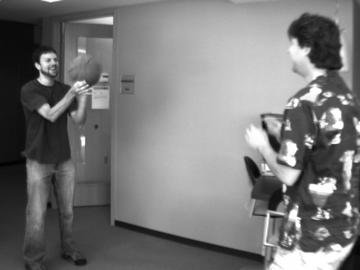
#> input picture basketball/basketball1_360x270.bmp, 360 x 270 px, found by its file name
$ python Optical_Flow_farneback.py
#> lines starting #> are read from the running program, lines starting #| are printed output that depends on the picture; after the words box and inside, x2 and y2 are one past the last pixel; in counts of white or black regions, pixels touching at a corner belong together
from typing import final
import cv2
import numpy as np
import matplotlib.pyplot as plt
import scipy
import os
x_pos = []
y_pos = []
subtracao1 = cv2.createBackgroundSubtractorMOG2() #背景分離
subtracao2 = cv2.createBackgroundSubtractorKNN(detectShadows=False)
filepath = "image/"
step = 9
def background_subtractor(filepath):
    for file in os.listdir(filepath):
        stillFrame = cv2.imread(os.path.join(filepath,file))
        grey = cv2.cvtColor(stillFrame,cv2.COLOR_BGR2GRAY)
        back = subtracao2.apply(grey)
        cv2.imshow("Cut Image", back)
        cv2.waitKey(0)
        #cv2.destroyAllWindows()

def TVL1(previous,current):
    optical_flow = cv2.optflow.DualTVL1OpticalFlow_create()
    flow = optical_flow.calc(previous, current, None)
    #cv2.DualTVL1OpticalFlow_create()
    disp_x = flow[..., 0]
    disp_y = flow[..., 1]
    return flow


def draw(img,disp_x,disp_y):
    #seperate into 40x30 region each region : 9x9
    #製作畫布
    mask = np.zeros((img.shape[0], img.shape[1], 3), np.uint8)
    #畫上箭頭
    x=0
    y=0
    for i in range(30): #270/9
        for j in range(40):  #360/9
            cv2.circle(mask,(9*j+5,9*i+5),1,(255,0,0),-1)
            new_x = round(9*j+5+disp_x[9*i+5,9*j+5])
            new_y = round(9*i+5+disp_y[9*i+5,9*j+5])
            cv2.arrowedLine(mask,(9*j+5,9*i+5),(new_x,new_y),(255,255,0),1,tipLength=0.5)
            x_pos.append(new_x)
            y_pos.append(new_y)
            #cv2.line(mask,(9*j+5,9*i+5),(new_x,new_y),(255,255,0),1)
    return mask ,x_pos , y_pos
frame1 = cv2.imread(os.path.join(filepath,"basketball1_360x270.bmp"))
#> frame1 is the input picture: shape (270, 360, 3); min 2, max 255, mean 119.2
frame2 = cv2.imread(os.path.join(filepath,"basketball2_360x270.bmp"))
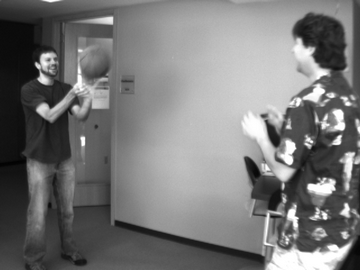
#> input picture basketball/basketball2_360x270.bmp, 360 x 270 px, found by its file name
#> frame2 is the input picture: shape (270, 360, 3); min 2, max 255, mean 118.9
# frame1 = cv2.imread('dumptruck1_360x270.bmp')
# frame2 = cv2.imread('dumptruck2_360x270.bmp')
#background_subtractor(filepath)
median_blur1 = cv2.medianBlur(frame1, 5)
median_blur2 = cv2.medianBlur(frame2, 5)
gauss_1 = cv2.GaussianBlur(frame1, (5,5), 0)
gauss_2 = cv2.GaussianBlur(frame2,(5,5),0)
grey1 = cv2.cvtColor(frame1,cv2.COLOR_BGR2GRAY)
grey2 = cv2.cvtColor(frame2,cv2.COLOR_BGR2GRAY)
gauss_4subt1 = cv2.GaussianBlur(grey1, (3,3), 5)
gauss_4subt2 = cv2.GaussianBlur(grey2, (3,3), 5)
#blur = cv2.GaussianBlur(grey,(3,3),5)
#print(gauss_4subt.shape)
_ = subtracao1.apply(gauss_4subt1)
img_su1 = subtracao1.apply(gauss_4subt2)
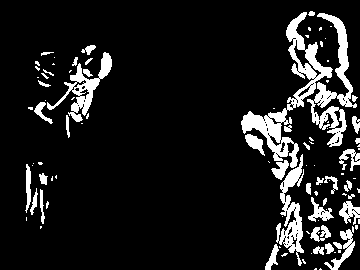
#> img_su1: shape (270, 360); values 0 (black) and 127 (white), 11.1% white; 99 white regions (59 under 20 px), largest, box (x1, y1, x2, y2) and area: (241, 12, 333, 168) 2757, (307, 13, 357, 147) 1848, (276, 154, 304, 266) 1236
output1 = cv2.bitwise_and(gauss_4subt1, img_su1)
output2 = cv2.bitwise_and(gauss_4subt2, img_su1)
flow_subt = cv2.calcOpticalFlowFarneback(output1, output2, None, 0.5, 3, 15, 3, 5, 1.2, 0)
disp_x_subt = flow_subt[..., 0]
disp_y_subt = flow_subt[..., 1]
finalRes , a , b = draw(frame1,disp_x_subt,disp_y_subt)
#> after the loop in draw, `for i in range(30):`: x_pos = 1200 values, max 356 at index 39, min 5 at index 0, mean 180.5; y_pos = 1200 values, max 268 at index 1189, min 4 at index 34, mean 135.4
#> a has the same summary as x_pos in draw; b has the same summary as y_pos in draw
# [4 lines of commented-out code are left out]
frame1 = gauss_1
frame2 = gauss_2

#fl = TVL1(frame1,frame2)
hsv = np.zeros_like(frame1)
hsv1 = np.zeros_like(frame1)
hsv1[..., 1] = 255 #飽和度
#print(hsv.shape)
hsv[..., 1] = 255 #飽和度
prev = cv2.cvtColor(frame1, cv2.COLOR_BGR2GRAY)
next = cv2.cvtColor(frame2, cv2.COLOR_BGR2GRAY)
fl_tvl1 = TVL1(prev,next)
fl_x = fl_tvl1[..., 0]
fl_y = fl_tvl1[..., 1]
mag, ang = cv2.cartToPolar(fl_x, fl_y) #(x,y)
hsv1[..., 0] = ang*180/np.pi/2 #色相 運動方向
hsv1[..., 2] = cv2.normalize(mag, None, 0, 255, cv2.NORM_MINMAX) #亮度值 運動快慢
flow = cv2.calcOpticalFlowFarneback(prev, next, None, 0.5, 3, 15, 3, 5, 1.2, 0)
disp_x = flow[..., 0]
disp_y = flow[..., 1]

# [9 lines of commented-out code are left out]
mag, ang = cv2.cartToPolar(flow[..., 0], flow[..., 1]) #(x,y)
#print(ang)
hsv[..., 0] = ang*180/np.pi/2 #色相 運動方向
hsv[..., 2] = cv2.normalize(mag, None, 0, 255, cv2.NORM_MINMAX) #亮度值 運動快慢
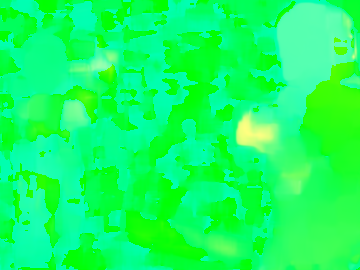
#> hsv: shape (270, 360, 3); mean of channels 0, 1, 2 98.1, 255, 19; drawn as B, G, R
#print(hsv[..., 2].shape)
bgr = cv2.cvtColor(hsv, cv2.COLOR_HSV2BGR)
bgr1 = cv2.cvtColor(hsv1, cv2.COLOR_HSV2BGR)
ts ,x,y= draw(frame1,disp_x,disp_y)
#> after the loop in draw (call 2), `for i in range(30):`:
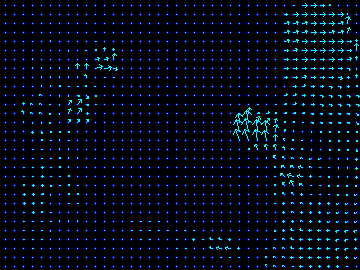
#> mask: shape (270, 360, 3); mean of channels 0, 1, 2 19.8, 8.5, 0; drawn as B, G, R
#> after the loop in draw (call 2), `for i in range(30):`: x_pos = 2400 values, max 359 at index 1639, min 5 at index 0, mean 180.6; y_pos = 2400 values, max 268 at index 1189, min 4 at index 34, mean 135.3
#> x has the same summary as x_pos in draw; y has the same summary as y_pos in draw
result = cv2.addWeighted(frame1,0.5,ts,0.5,20)

tvl1 , x_tv , y_tv = draw(frame1,fl_x,fl_y)
#> after the loop in draw (call 3), `for i in range(30):`:
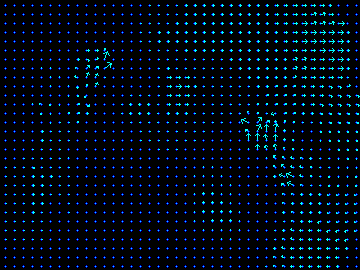
#> mask: shape (270, 360, 3); mean of channels 0, 1, 2 20, 9.1, 0; drawn as B, G, R
#> after the loop in draw (call 3), `for i in range(30):`: x_pos = 3600 values, max 359 at index 1639, min 5 at index 0, mean 180.7; y_pos = 3600 values, max 268 at index 1189, min 4 at index 34, mean 135.4
#> x_tv has the same summary as x_pos in draw; y_tv has the same summary as y_pos in draw
tvl1_result = cv2.addWeighted(frame1,0.5,tvl1,0.5,20)
Farneback_subt = cv2.addWeighted(frame1,0.5,finalRes,0.5,20)
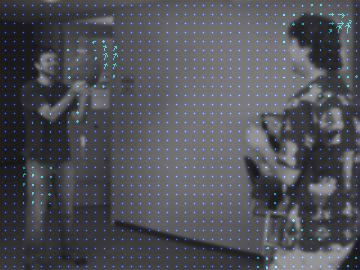
#> Farneback_subt: shape (270, 360, 3); mean B, G, R 87.8, 81.7, 79.6
# [15 lines of commented-out code are left out]

plt.quiver(np.arange(0, flow_subt.shape[1], step), np.arange( 0,flow_subt.shape[0], step),
               flow[::step, ::step, 0], flow[::step, ::step, 1],color = "blue")

plt.show()
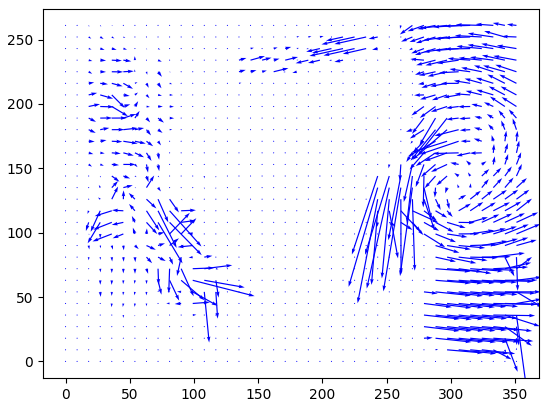
#> figure drawn by matplotlib, 1 panel
cv2.imshow("optical flow arrow vetor version",finalRes)
cv2.waitKey(0)
# [8 lines of commented-out code are left out]
